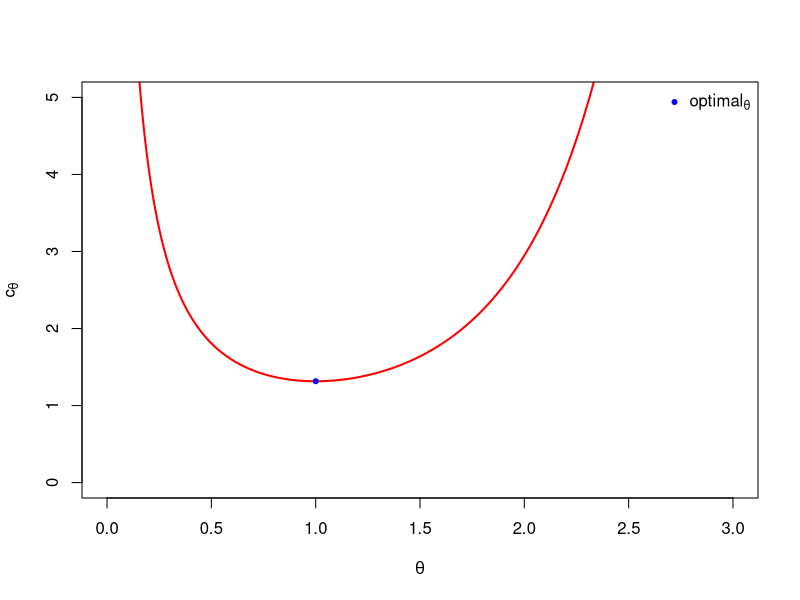

This figure's R source: (Note: this script raises an error after producing the figure.)

##########################
####### question 1A ######
##########################
rm(list=ls())
foverg <- function(theta){(sqrt(2/pi)*exp(theta^2/2)/theta)}

theta <- seq(0.000001, 10, length=1000)

opt.theta <-nlminb(0.00001,function(theta){foverg(theta)})$par
c <- nlminb(0.00001,function(theta){foverg(theta)})$objective

plot(theta, 
     (sqrt(2/pi)*exp(theta^2/2))/theta, 
     type="l", 
     col="red", 
     lwd=2, 
     ylim=c(0,5), 
     xlim=c(0,3),
     ylab=expression(c[theta]),
     xlab=expression(theta))

x <- 1.0001
points(x, y=sqrt(2/(pi*x^2))*exp((-x^2/2)+x^2), col="blue", pch=20)
legend("topright",legend=c(expression(optimal[theta])),
       col="blue",pch=20, bty="n")
ub
opt.theta <- 1.00001
max(sqrt(2/(pi*opt.theta^2))*exp((-opt.theta^2/2)+opt.theta^2))


##########################
####### question 1B ######
##########################
#inversion method
laplace.inv <- function(p){
       if(p < 1/2){
               log(2*p, base=exp(1))
       } else {
               -log(2*(1-p), base=exp(1))
       }
}

p <- runif(1000)
laplace.rv <- sapply(p,laplace.inv) #random variables from laplace

hist(laplace.rv)

laplace.dist <- function(x){ #theta as 1
        if(x<0){
                (1/2)*exp(x)
        }else {
                (1/2)*exp(-x)
        }
}

rvs <- seq(-6,6,length=1000)
laplace.pdf <- sapply(rvs,laplace.dist)
hist(laplace.rv, ylim=c(0,0.5), col="gray", xlab="random variables", prob=T, breaks=50, main="")
lines(density(laplace.rv), col="blue", lwd=2)
lines(rvs, laplace.pdf, col="red", lwd=2, lty=2)
legend("topleft",legend=c("Theoretical","Empirical"),
       col=c("red", "blue"),lwd=c(2,2), bty="n")

#generalized rejection method
goverf <- function(x,theta=1){y = sqrt(pi/2)*theta*exp((x^2/2)-theta*abs(x))}
xc <- laplace.rv
uc <- runif(1000,0,1)
tc <- c*sapply(xc,goverf) #a*g(x)/f(x)
ut <- uc*tc
accept.obs <- xc[ut <= 1]
length(accept.obs)/1000

nseq <- seq(-3,3,length=1000)
norm <- dnorm(nseq)

hist(accept.obs, col="gray", prob=T, breaks=50, ylim=c(0,0.6), xlab = "Accepted Observations", main="")
lines(nseq, norm, col="red", lwd=2)
lines(density(accept.obs), col="blue", lwd=2)
legend("topleft",legend=c("Theoretical","Empirical"),
       col=c("red", "blue"),lwd=c(2,2), bty="n")


####question 1c#####
#ks-test
ks.test(accept.obs, "pnorm", 0,1)
shapiro.test(accept.obs)


##########################
####### question 4A ######
##########################

#install.packages("zoo")
rm(list=ls())
require(zoo)
set.seed(333)
coinflip <- function(seq){
        flip <- c()
        ht <- c()
        match <- FALSE
        while (any(match) == FALSE){
                flip <- sample(c("H", "T"), 1, replace = TRUE, prob=c(0.5,0.5))
                ht <- c(ht,flip)
                if (length(ht) > 3){
                        match <- rollapply(ht,3,identical,seq)
                }
        }
        return(length(match)+1)
}

num.trials <- 1000
trials <- data.frame("hth"=rep(NA,num.trials),"htt"=rep(NA,num.trials))
for (i in 1:num.trials){
        trials[i,] <- c(coinflip(c("H","T","H")), coinflip(c("H","T","T")))
}
summary(trials)

##########################
####### question 4B ######
##########################
rm(list=ls())
set.seed(333)
require(zoo)
num.trials <- 10
trials <- data.frame("hth"=rep(NA,num.trials),"htt"=rep(NA,num.trials))
for (j in 1:num.trials){
        coin <- c('h','t')
        s <- sample(x=coin, size=100000, replace=T, prob=c(0.5,0.5))       
        hth <- length(which(rollapply(s,3,identical,c("h","t","h"))))
        htt <- length(which(rollapply(s,3,identical,c("h","t","t"))))
        trials[j,] <- c(hth,htt)
}
stats <- summary(trials)


##########################
####### question 5D ######
##########################
rm(list=ls())

set.seed(333)
x.i <- runif(10,1,5)
tau.mle <- (5+min(x.i))/2
tau.m <- mean(x.i)
t.mle <- c()
t.mom <- c()
for(i in 1:10000){
        boot <- sample(x.i, 10, replace = T)
        t.mle[i] <- (5+min(boot))/2
        t.mom[i] <- mean(boot)
}
ci.mle <- c(quantile(t.mle,0.025),quantile(t.mle,0.975))
ci.mom <- c(quantile(t.mle,0.025),quantile(t.mom,0.975))

ci.mle
ci.mom
